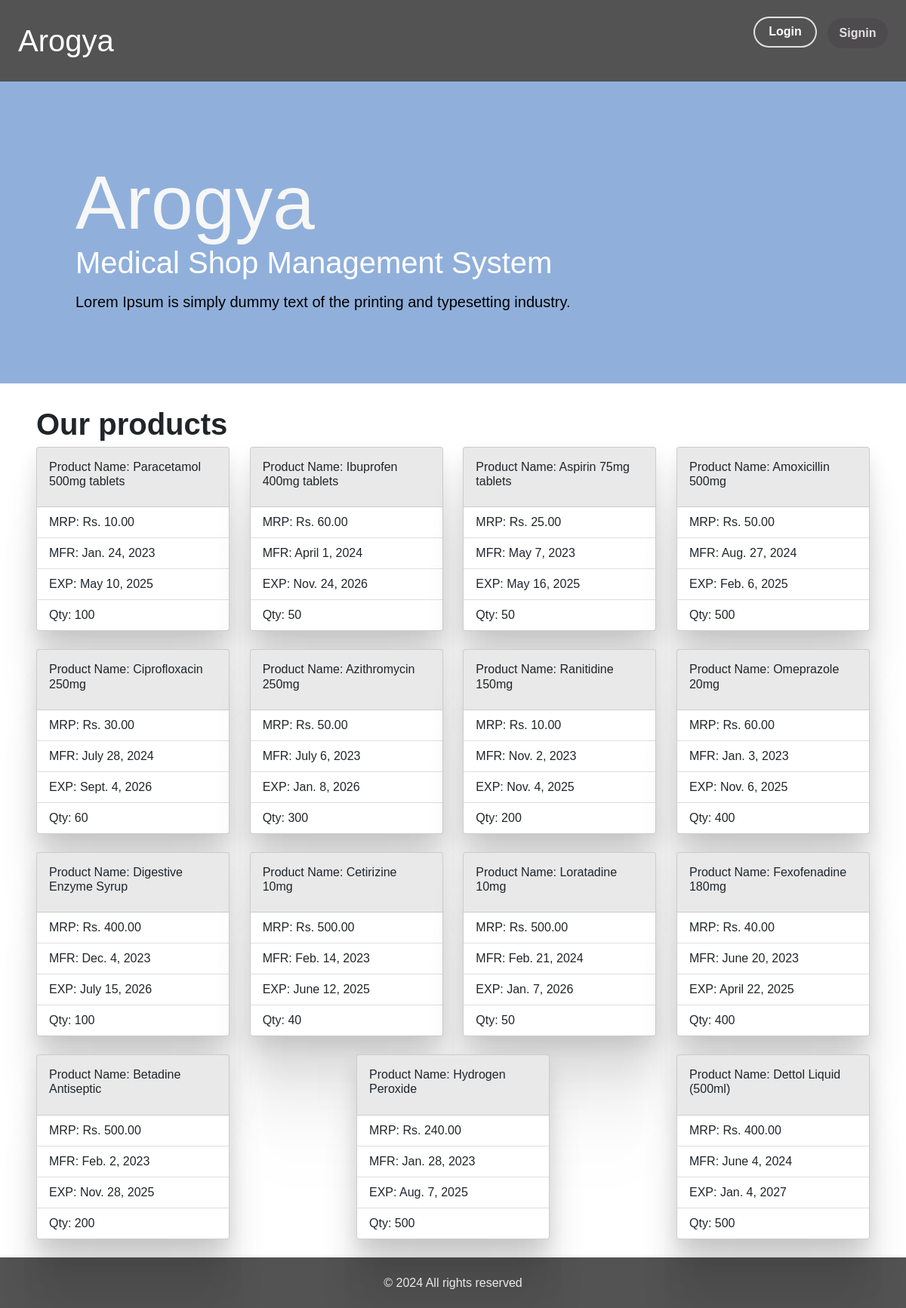
/store/, run on the app's committed database.
### store/models.py (models this page shows, shortened)
class Product(models.Model):
    product_id = models.AutoField(primary_key=True)
    product_name = models.CharField(max_length=100)
    mrp = models.DecimalField(max_digits=10, decimal_places=2)
    mfg = models.DateField(auto_now=False, auto_now_add=False)
    exp = models.DateField(auto_now=False, auto_now_add=False)
    qty = models.IntegerField(default=0)
    created_at = models.DateTimeField(auto_now_add=True)

### store/views.py (the view)
# urls.py: 2. Add a URL to urlpatterns:  path('', views.home, name='home')
def home(request):
    products = Product.objects.all()
    return render(request, 'store/home.html', {'products':products})

### store/Templates/store/home.html
{% extends "store/base.html" %}
{% block content %}
<div style="min-height: 82vh;">
    <div class="banner">
        <div class="homepageContainer">
            <div class="bannerHeader">
                <h1>Arogya</h1>
                <p>Medical Shop Management System</p>
            </div>
            <p class="bannerTagline">
                Lorem Ipsum is simply dummy text of the printing and typesetting industry.
            </p>
       </div>
    </div>
    <div>
        <div class="px-5 pt-4 ">
            <p class="fs-1 fw-bold">Our products</p>
        </div>
        <div class="px-5 justify-content-between pb-4 d-flex flex-wrap gap-4">
            {% for product in products %}
            <div class="card" style="width: 16rem;">
                <div class="card-body">
                    <h5 class="card-title">Product Name: {{ product.product_name }}</h5>
                </div>
                <ul class="list-group list-group-flush">
                    <li class="list-group-item">MRP: Rs. {{ product.mrp }}</li>
                    <li class="list-group-item">MFR: {{ product.mfg }}</li>
                    <li class="list-group-item">EXP: {{ product.exp }}</li>
                    <li class="list-group-item">Qty: {{ product.qty }}</li>
                </ul>
            </div>
            {% endfor %}
        </div>
    </div>
</div>
{% endblock %}

### data on the page
Product: product_name "Paracetamol 500mg tablets", mrp "10.00", mfg "Jan. 24, 2023", exp "May 10, 2025", qty "100"
Product: product_name "Ibuprofen 400mg tablets", mrp "60.00", mfg "April 1, 2024", exp "Nov. 24, 2026", qty "50"
Product: product_name "Aspirin 75mg tablets", mrp "25.00", mfg "May 7, 2023", exp "May 16, 2025", qty "50"
Product: product_name "Amoxicillin 500mg", mrp "50.00", mfg "Aug. 27, 2024", exp "Feb. 6, 2025", qty "500"
Product: product_name "Ciprofloxacin 250mg", mrp "30.00", mfg "July 28, 2024", exp "Sept. 4, 2026", qty "60"
Product: product_name "Azithromycin 250mg", mrp "50.00", mfg "July 6, 2023", exp "Jan. 8, 2026", qty "300"
Product: product_name "Ranitidine 150mg", mrp "10.00", mfg "Nov. 2, 2023", exp "Nov. 4, 2025", qty "200"
Product: product_name "Omeprazole 20mg", mrp "60.00", mfg "Jan. 3, 2023", exp "Nov. 6, 2025", qty "400"
Product: product_name "Digestive Enzyme Syrup", mrp "400.00", mfg "Dec. 4, 2023", exp "July 15, 2026", qty "100"
Product: product_name "Cetirizine 10mg", mrp "500.00", mfg "Feb. 14, 2023", exp "June 12, 2025", qty "40"
Product: product_name "Loratadine 10mg", mrp "500.00", mfg "Feb. 21, 2024", exp "Jan. 7, 2026", qty "50"
Product: product_name "Fexofenadine 180mg", mrp "40.00", mfg "June 20, 2023", exp "April 22, 2025", qty "400"
Product: product_name "Betadine Antiseptic", mrp "500.00", mfg "Feb. 2, 2023", exp "Nov. 28, 2025", qty "200"
Product: product_name "Hydrogen Peroxide", mrp "240.00", mfg "Jan. 28, 2023", exp "Aug. 7, 2025", qty "500"
Product: product_name "Dettol Liquid (500ml)", mrp "400.00", mfg "June 4, 2024", exp "Jan. 4, 2027", qty "500"
